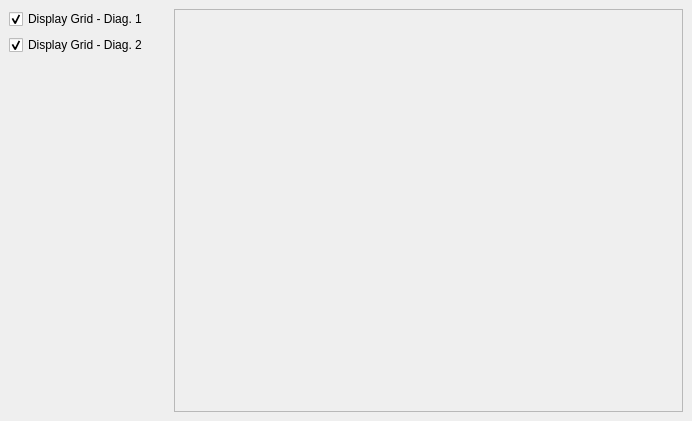
<ui version="4.0" >
 <class>MainWindow</class>
 <widget class="QWidget" name="MainWindow" >
  <property name="geometry" >
   <rect>
    <x>0</x>
    <y>0</y>
    <width>692</width>
    <height>421</height>
   </rect>
  </property>
  <property name="windowTitle" >
   <string>Line Chart </string>
  </property>
  <property name="windowIcon" >
   <iconset/>
  </property>
  <layout class="QGridLayout" >
   <property name="margin" >
    <number>9</number>
   </property>
   <property name="spacing" >
    <number>6</number>
   </property>
   <item row="0" column="0" >
    <layout class="QVBoxLayout" >
     <property name="margin" >
      <number>0</number>
     </property>
     <property name="spacing" >
      <number>6</number>
     </property>
     <item>
      <layout class="QVBoxLayout" >
       <property name="margin" >
        <number>0</number>
       </property>
       <property name="spacing" >
        <number>6</number>
       </property>
       <item>
        <widget class="QCheckBox" name="displayGrid1CB" >
         <property name="text" >
          <string>Display Grid - Diag. 1</string>
         </property>
         <property name="checked" >
          <bool>true</bool>
         </property>
        </widget>
       </item>
       <item>
        <widget class="QCheckBox" name="displayGrid2CB" >
         <property name="text" >
          <string>Display Grid - Diag. 2</string>
         </property>
         <property name="checked" >
          <bool>true</bool>
         </property>
        </widget>
       </item>
      </layout>
     </item>
     <item>
      <spacer>
       <property name="orientation" >
        <enum>Qt::Vertical</enum>
       </property>
       <property name="sizeHint" >
        <size>
         <width>159</width>
         <height>311</height>
        </size>
       </property>
      </spacer>
     </item>
    </layout>
   </item>
   <item row="0" column="1" >
    <widget class="QSplitter" name="splitter" >
     <property name="orientation" >
      <enum>Qt::Horizontal</enum>
     </property>
     <widget class="QFrame" name="chartFrame" >
      <property name="minimumSize" >
       <size>
        <width>300</width>
        <height>400</height>
       </size>
      </property>
      <property name="frameShape" >
       <enum>QFrame::StyledPanel</enum>
      </property>
      <property name="frameShadow" >
       <enum>QFrame::Raised</enum>
      </property>
     </widget>
    </widget>
   </item>
  </layout>
 </widget>
 <resources/>
 <connections/>
</ui>
